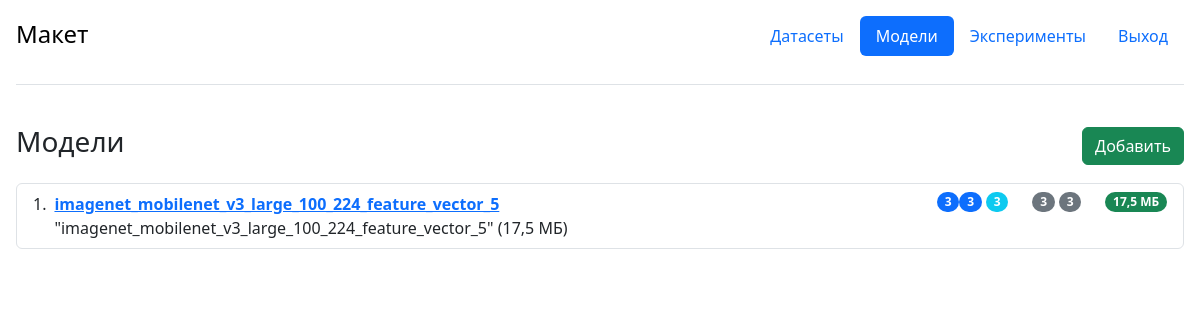
/models/ (signed in), run on an earlier commit of the app's database.
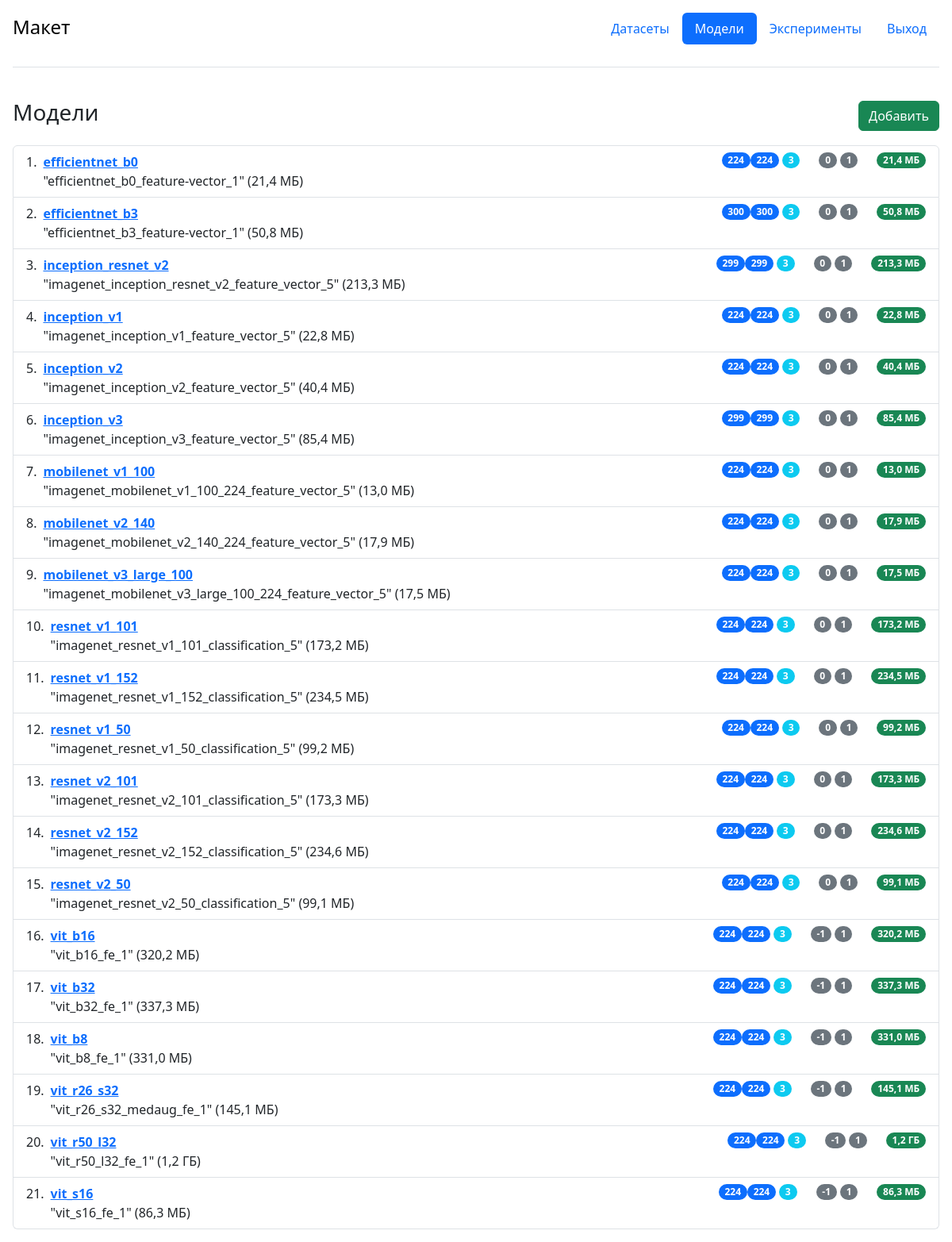
And on a later commit of the database.
### portal/entity/model/orm.py (models this page shows, shortened)
class INS(models.Model):
    type = models.IntegerField(verbose_name='Вектор признаков (0), классификатор(1)')
    dir_name = models.CharField(max_length=100, verbose_name='Имя файла', unique=True, null=False, blank=False)
    shortName = models.CharField(max_length=100, verbose_name='Имя модели', unique=True, null=False, blank=False)
    comments = models.TextField(verbose_name="Описание")
    input_size_x = models.IntegerField(verbose_name='Size X')
    input_size_y = models.IntegerField(verbose_name='Size Y')
    input_size_ch = models.IntegerField(verbose_name='Channels num')
    min = models.IntegerField(verbose_name='Min values input')
    max = models.IntegerField(verbose_name='Max values input')
    batch_norm_momentum = models.FloatField(null=True)
    dir_size = models.IntegerField()
    class Meta:
        verbose_name_plural = '02 Модели'
        verbose_name = 'Модель'
        ordering = ['-shortName']

### portal/entity/model/views.py (the view)
# urls.py: path('', models_list, name='models_list'),
@login_required
def models_list(request):
    models = INS.objects.order_by('dir_name').all()
    context = {'models': models}
    return render(request, 'portal/pages/model/list.html', context)

### portal/templates/portal/pages/model/list.html
{% extends 'portal/mainLayaut.html' %}
{% block content %}
    <div class="d-flex justify-content-between align-items-center pb-3">
        <h3>Модели</h3>
        <a class="btn btn-success text-decoration-none" href="{% url 'model_add_form' %}"
           role="button">Добавить</a>
    </div>
    <main class="">
        <ol class="list-group list-group-numbered w-100">
            {% for model in models %}
                <li class="list-group-item d-flex justify-content-between align-items-start">
                    <div class="ms-2 me-auto">
                        <div class="fw-bold">
                            <a href="{% url 'model_detail' model.pk %}">{{ model.shortName }}</a></div>
                        "{{ model.dir_name }}" ({{ model.dir_size|filesizeformat }}) <br/>
                    </div>
                    <span class="badge bg-primary rounded-pill">{{ model.input_size_x }}</span>
                    <span class="badge bg-primary rounded-pill">{{ model.input_size_y }}</span>
                    <span class="badge bg-info rounded-pill ms-1 ">{{ model.input_size_ch }}</span>
                    <span class="badge bg-secondary rounded-pill ms-4">{{ model.min }}</span>
                    <span class="badge bg-secondary rounded-pill ms-1">{{ model.max }}</span>
                    <span class="badge bg-success rounded-pill ms-4">{{ model.dir_size|filesizeformat }}</span>
                </li>
            {% endfor %}
        </ol>
    </main>
{% endblock content %}

### portal/templates/portal/mainLayaut.html (shortened to what this page needs)
{% load static %}
<!doctype html>
<html lang="ru">
<head>
    <link rel="stylesheet" href="{% static 'portal/index.css' %}">
    <link href="{% static 'portal/bootstrap/css/bootstrap.min.css' %}" rel="stylesheet">
</head>
<body>
    <header class="">
        {% include "portal/parts/header.html" %}
    </header>
    <div class="main">
        {% block content %}
        {% endblock content %}
    </div>
</body>
</html>

### portal/templates/portal/parts/header.html
{% load static %}
<div class="px-3">
        <div class="d-flex flex-wrap justify-content-center py-3 mb-4 border-bottom">
            <a href="/"
               class="d-flex align-items-center mb-3 me-auto link-body-emphasis text-decoration-none">
                <span class="fs-4">Макет</span>
            </a>
            <ul class="nav nav-pills">
                <li class="nav-item">
                    <a href="{% url 'dataset_list' %}"
                       class="nav-link {% if request.path == '/datasets/' %} active {% endif %}> text-decoration-none"
                       aria-current="page">Датасеты</a>
                </li>
                <li class="nav-item">
                    <a href="{% url 'models_list' %}"
                       class="nav-link {% if request.path == '/models/' %} active {% endif %} text-decoration-none">Модели</a>
                </li>
                <li class="nav-item">
                    <a href="{% url 'experiments_list' %}"
                       class="nav-link {% if request.path == '/experiments/' %} active {% endif %} text-decoration-none">Эксперименты</a>
                </li>
                <li class="nav-item">
                    <a href="{% url 'logout' %}?next=/" class="nav-link  text-decoration-none">Выход</a>
                </li>
            </ul>
        </div>
</div>

### portal/static/portal/index.css (style rules this page uses)
body { font-family: open-sans, sans-serif; margin: 0; }
.main { padding: 1rem; }

What changed in the data, as far as the page shows it:
added INS: shortName "efficientnet_b0", dir_name "efficientnet_b0_feature-vector_1", dir_size|filesizeformat "21,4 МБ", input_size_x "224", input_size_y "224", input_size_ch "3", min "0", max "1"
added INS: shortName "efficientnet_b3", dir_name "efficientnet_b3_feature-vector_1", dir_size|filesizeformat "50,8 МБ", input_size_x "300", input_size_y "300", input_size_ch "3", min "0", max "1"
added INS: shortName "inception_resnet_v2", dir_name "imagenet_inception_resnet_v2_feature_vector_5", dir_size|filesizeformat "213,3 МБ", input_size_x "299", input_size_y "299", input_size_ch "3", min "0", max "1"
added INS: shortName "inception_v1", dir_name "imagenet_inception_v1_feature_vector_5", dir_size|filesizeformat "22,8 МБ", input_size_x "224", input_size_y "224", input_size_ch "3", min "0", max "1"
added INS: shortName "inception_v2", dir_name "imagenet_inception_v2_feature_vector_5", dir_size|filesizeformat "40,4 МБ", input_size_x "224", input_size_y "224", input_size_ch "3", min "0", max "1"
changed INS: shortName "imagenet_mobilenet_v3_large_100_224_feature_vector_5" → "inception_v3"; dir_name "imagenet_mobilenet_v3_large_100_224_feature_vector_5" → "imagenet_inception_v3_feature_vector_5"; dir_size|filesizeformat "17,5 МБ" → "85,4 МБ"; input_size_x "3" → "299"; input_size_y "3" → "299"; min "3" → "0"; max "3" → "1"
added INS: shortName "mobilenet_v1_100", dir_name "imagenet_mobilenet_v1_100_224_feature_vector_5", dir_size|filesizeformat "13,0 МБ", input_size_x "224", input_size_y "224", input_size_ch "3", min "0", max "1"
added INS: shortName "mobilenet_v2_140", dir_name "imagenet_mobilenet_v2_140_224_feature_vector_5", dir_size|filesizeformat "17,9 МБ", input_size_x "224", input_size_y "224", input_size_ch "3", min "0", max "1"
added INS: shortName "mobilenet_v3_large_100", dir_name "imagenet_mobilenet_v3_large_100_224_feature_vector_5", dir_size|filesizeformat "17,5 МБ", input_size_x "224", input_size_y "224", input_size_ch "3", min "0", max "1"
added INS: shortName "resnet_v1_101", dir_name "imagenet_resnet_v1_101_classification_5", dir_size|filesizeformat "173,2 МБ", input_size_x "224", input_size_y "224", input_size_ch "3", min "0", max "1"
added INS: shortName "resnet_v1_152", dir_name "imagenet_resnet_v1_152_classification_5", dir_size|filesizeformat "234,5 МБ", input_size_x "224", input_size_y "224", input_size_ch "3", min "0", max "1"
added INS: shortName "resnet_v1_50", dir_name "imagenet_resnet_v1_50_classification_5", dir_size|filesizeformat "99,2 МБ", input_size_x "224", input_size_y "224", input_size_ch "3", min "0", max "1"
added INS: shortName "resnet_v2_101", dir_name "imagenet_resnet_v2_101_classification_5", dir_size|filesizeformat "173,3 МБ", input_size_x "224", input_size_y "224", input_size_ch "3", min "0", max "1"
added INS: shortName "resnet_v2_152", dir_name "imagenet_resnet_v2_152_classification_5", dir_size|filesizeformat "234,6 МБ", input_size_x "224", input_size_y "224", input_size_ch "3", min "0", max "1"
added INS: shortName "resnet_v2_50", dir_name "imagenet_resnet_v2_50_classification_5", dir_size|filesizeformat "99,1 МБ", input_size_x "224", input_size_y "224", input_size_ch "3", min "0", max "1"
added INS: shortName "vit_b16", dir_name "vit_b16_fe_1", dir_size|filesizeformat "320,2 МБ", input_size_x "224", input_size_y "224", input_size_ch "3", min "-1", max "1"
added INS: shortName "vit_b32", dir_name "vit_b32_fe_1", dir_size|filesizeformat "337,3 МБ", input_size_x "224", input_size_y "224", input_size_ch "3", min "-1", max "1"
added INS: shortName "vit_b8", dir_name "vit_b8_fe_1", dir_size|filesizeformat "331,0 МБ", input_size_x "224", input_size_y "224", input_size_ch "3", min "-1", max "1"
added INS: shortName "vit_r26_s32", dir_name "vit_r26_s32_medaug_fe_1", dir_size|filesizeformat "145,1 МБ", input_size_x "224", input_size_y "224", input_size_ch "3", min "-1", max "1"
added INS: shortName "vit_r50_l32", dir_name "vit_r50_l32_fe_1", dir_size|filesizeformat "1,2 ГБ", input_size_x "224", input_size_y "224", input_size_ch "3", min "-1", max "1"
added INS: shortName "vit_s16", dir_name "vit_s16_fe_1", dir_size|filesizeformat "86,3 МБ", input_size_x "224", input_size_y "224", input_size_ch "3", min "-1", max "1"
